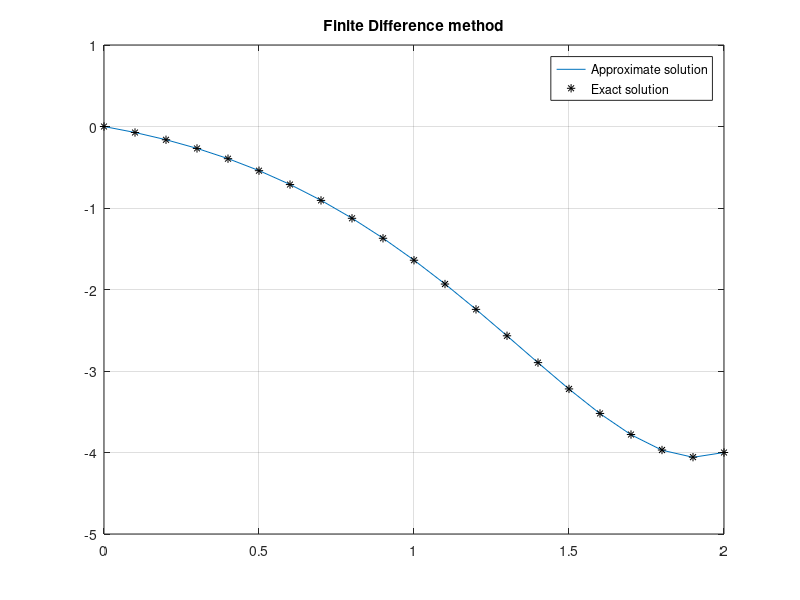

The MATLAB source for this figure:
    % Use the finite difference method with h = 0.1 to approximate the
    % solution to the boundary value problem
    %
    % d^2y/dx^2 = 2*dy/dx - y(x) + x*exp(x) - x,   0 <= x <= 2,
    % y(0) = 0,  y(2) = -4
    %
    % and compare the result with the actual solution
    % y(x) = (1/6)*x^3*exp(x) - (5/3)*x*exp(x) + 2*exp(x) - x - 2

    function finite
    clc
    clf
    clear all
    a=0;
    b=2;
    alpha=0;
    beta=-4;
    h=0.1;
    n=(b-a)/h;
    x(1)=a;
    x(n+1)=b;
    y(1)=alpha;
    y(n+1)=beta;
    A=zeros(n+1,n+1);
    A(1,1)=1;
    A(n+1,n+1)=1;
    D(1)=alpha;
    D(n+1)=beta;
    for i=2:n
        x(i)= a+(i-1)*h;
        A(i,i-1)= 1+h/2*p(x(i));
        A(i,i)= -h^2*q(x(i))-2;
        A(i,i+1)= 1-h/2*p(x(i));
        D(i)= h^2*r(x(i));
    end
    y= A\D';
    ey=1/6*x.^3.*exp(x)-5/3*x.*exp(x)+2*exp(x)-x-2;
    diff=ey'-y;
    disp('Finite Difference method')
    disp('Result=')
    fprintf(' x y y-exact diff\n')
    disp(([x',y,ey',diff]))
    plot(x,y)
    hold on
    plot(x,ey,'*k')
    grid on
    legend('Approximate solution','Exact solution');
    title('Finite Difference method')
    function z1=p(x)
    z1=2;
    function z2=q(x)
    z2=-1;
    function z3=r(x)
    z3=x*exp(x)-x;
